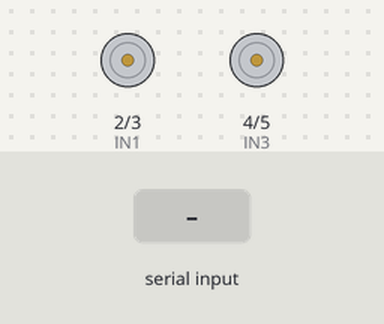
Bench run of a sketch on a simulated Arduino Uno, built with avr-gcc and run on an emulated ATmega328P. On the bench: motor-driver pin pairs drawn as motors (green arrow = first pin HIGH = forward, orange = second pin HIGH = backward, longer = more drive, scaled by the enable pin). Inputs (shaded band) come from the test bench.

Above: at 1.2 s.
1.3 s: "F" received over Serial
At 1.7 s:
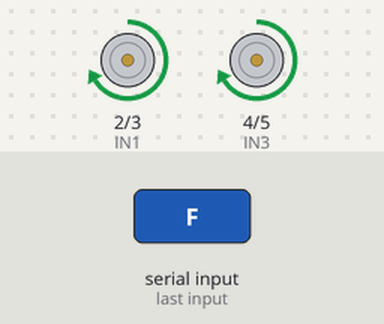
2.8 s: "B" received over Serial
At 4.0 s:
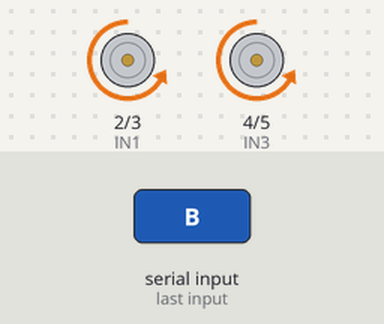
4.3 s: "L" received over Serial
At 5.1 s:
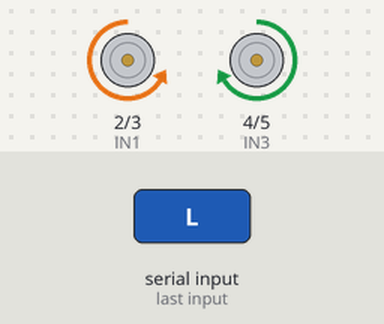
5.8 s: "R" received over Serial
At 6.3 s:
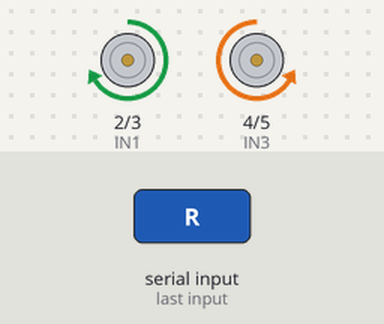
7.3 s: "S" received over Serial
At 8.6 s:
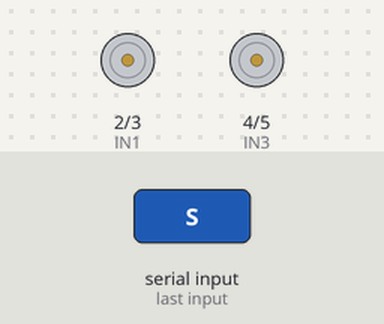
Timing chart, 0 to 9.8 s (numbered marks = the images above; inputs shaded):
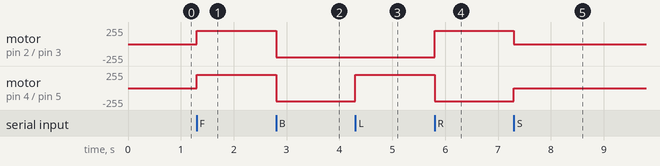

Measured:
- after the input at 1.3 s, motor on pin 2 (IN1) / pin 3 (IN2), motor on pin 4 (IN3) / pin 5 (IN4): stopped → forward 200/255 at once
- after the input at 2.8 s, motor on pin 2 (IN1) / pin 3 (IN2), motor on pin 4 (IN3) / pin 5 (IN4): forward 200/255 → backward 200/255 at once
- after the input at 4.3 s, motor on pin 4 (IN3) / pin 5 (IN4): backward 200/255 → forward 200/255 at once
- after the input at 5.8 s, motor on pin 2 (IN1) / pin 3 (IN2): backward 200/255 → forward 200/255 at once; motor on pin 4 (IN3) / pin 5 (IN4): forward 200/255 → backward 200/255 at once
- after the input at 7.3 s, motor on pin 2 (IN1) / pin 3 (IN2): forward 200/255 → stopped at once; motor on pin 4 (IN3) / pin 5 (IN4): backward 200/255 → stopped at once

The sketch:

BLUETOOTH_CONTROLLED_CAR.ino
```cpp
// L298N
int ENA = 9;
int IN1 = 2;
int IN2 = 3;
int ENB = 6;
int IN3 = 4;
int IN4 = 5;

char command;

void setup()
{
  pinMode(ENA, OUTPUT);
  pinMode(IN1, OUTPUT);
  pinMode(IN2, OUTPUT);
  pinMode(ENB, OUTPUT);
  pinMode(IN3, OUTPUT);
  pinMode(IN4, OUTPUT);

  analogWrite(ENA, 200);
  analogWrite(ENB, 200);

  Serial.begin(9600);      //HC-05 USED
}

void loop()
{
  if (Serial.available())
  {
    command = Serial.read();

    if (command == 'F')
    {
      // Forward
      digitalWrite(IN1, HIGH);
      digitalWrite(IN2, LOW);
      digitalWrite(IN3, HIGH);
      digitalWrite(IN4, LOW);
    }

    else if (command == 'B')
    {
      // Backward
      digitalWrite(IN1, LOW);
      digitalWrite(IN2, HIGH);
      digitalWrite(IN3, LOW);
      digitalWrite(IN4, HIGH);
    }

    else if (command == 'L')
    {
      // Left
      digitalWrite(IN1, LOW);
      digitalWrite(IN2, HIGH);
      digitalWrite(IN3, HIGH);
      digitalWrite(IN4, LOW);
    }

    else if (command == 'R')
    {
      // Right
      digitalWrite(IN1, HIGH);
      digitalWrite(IN2, LOW);
      digitalWrite(IN3, LOW);
      digitalWrite(IN4, HIGH);
    }

    else if (command == 'S')
    {
      // Stop
      digitalWrite(IN1, LOW);
      digitalWrite(IN2, LOW);
      digitalWrite(IN3, LOW);
      digitalWrite(IN4, LOW);
    }
  }
}
```
